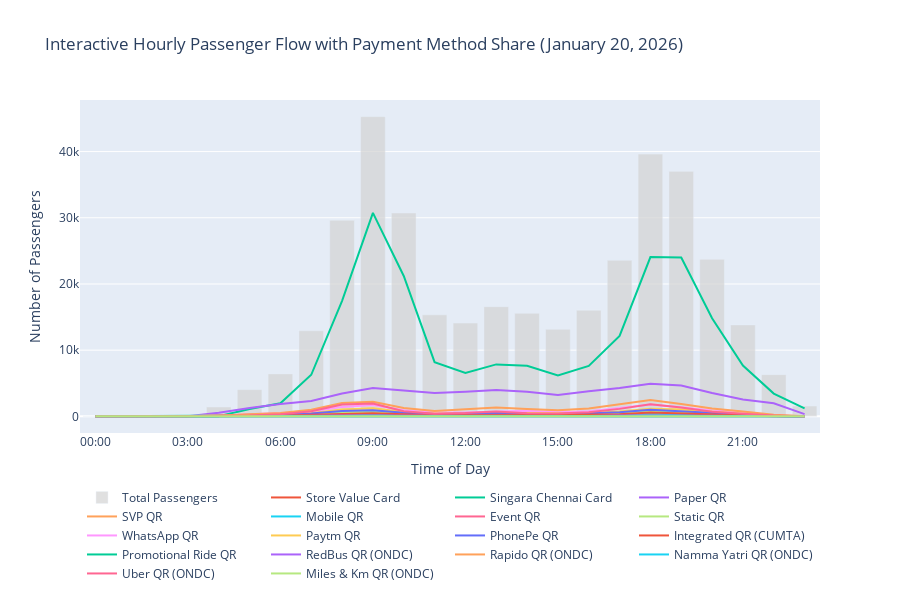

The notebook cell this image was saved under:
### Markdown cell above
### Interactive Hourly Passenger Flow with Payment Method Share

The actual dashboard on the website isn't static, when hovering over a certain hour, it lets us view the actual numbers for each payment method. We can use plotly to make an interactive version of the existing dashboard.

### Code cell
import plotly.express as px
import plotly.graph_objects as go
import pandas as pd

# readable date format
first_timestamp_raw = hourly_passengers['timestamps'][0]
date_obj = pd.to_datetime(first_timestamp_raw)
readable_date = date_obj.strftime('%B %d, %Y')

# Base bar graph of totals
fig = go.Figure()

fig.add_trace(go.Bar(
    x=df_plot['Time_dt'],
    y=df_plot['Total'],
    name='Total Passengers',
    marker_color='lightgray',
    opacity=0.7,
    hovertemplate='<b>Total Passengers</b>: %{y}<extra></extra>'
))

# Add individual payment method line traces
payment_methods = [name for name in hourly_passengers['series'].keys() if name != 'Total']
for method in payment_methods:
    fig.add_trace(go.Scatter(
        x=df_plot['Time_dt'],
        y=df_plot[method],
        mode='lines',
        name=method,
        hovertemplate='<b>'+method+'</b>: %{y}<extra></extra>'
    ))

# Title with date
base_plot_title = f'Interactive Hourly Passenger Flow with Payment Method Share ({readable_date})'

fig.update_layout(
    title_text=base_plot_title,
    xaxis_title='Time of Day',
    yaxis_title='Number of Passengers',
    xaxis_tickformat='%H:%M',
    hovermode='x unified',
    legend=dict(
        orientation="h",
        yanchor="top",
        y=-0.15,
        xanchor="center",
        x=0.5
    ),
    height=600,
    margin=dict(t=100, b=150)
)

fig.show()
